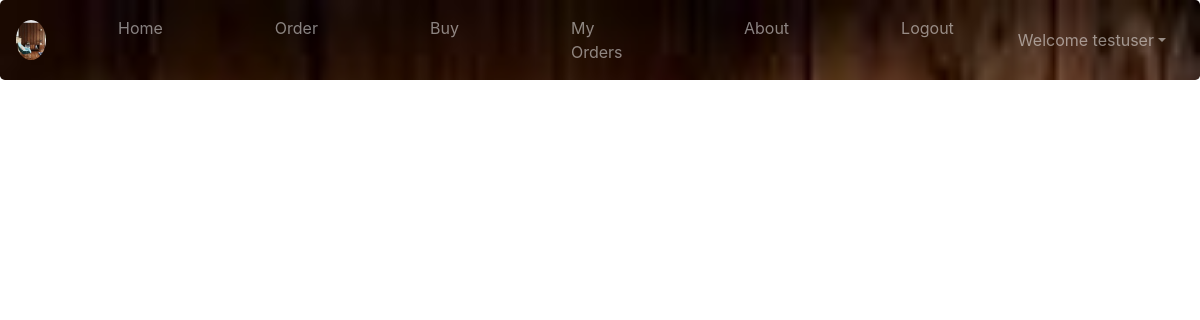
The page /ostat/ (signed in) on the database as committed earlier.
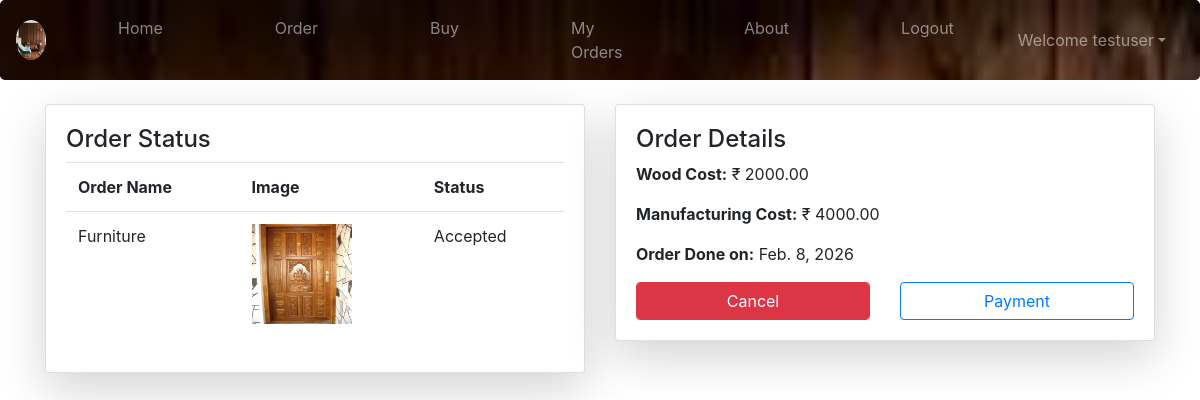
The same page on the database as committed later.
### HomeWoods/models.py (models this page shows, shortened)
class User(AbstractUser):
	c = [
		('0','Guest'),
		('1','Customer'),
		('2','Admin'),
	]
	role_type = models.CharField(max_length=5,choices=c,default='0')
	mob = models.CharField(max_length=10)
	has_order = models.BooleanField(default=False)

class Order(models.Model):
	state = models.CharField(max_length=30)
	address =  models.CharField(max_length=100,null=True,blank=True)
	provide_wood = models.CharField(max_length=25)
	wood_type = models.CharField(max_length=25,blank=True)
	furniture_name = models.CharField(max_length=35)
	dimensions = models.CharField(max_length=20)
	img1 = models.ImageField(null=True,blank=True,upload_to='')
	img2 = models.ImageField(null=True,blank=True,upload_to='')
	o_stat = models.CharField(max_length=10,blank=True,default='None')
	cd = models.ForeignKey(User,on_delete=models.CASCADE)
	wood_price = models.DecimalField(max_digits=10,decimal_places=2,blank=True,null=True)
	manfac_price = models.DecimalField(max_digits=10,decimal_places=2,blank=True,null=True)
	m_time = models.DateField(default=None, null=True, blank=True)

### HomeWoods/views.py (the view)
# urls.py: path('ostat/', views.orderstatus, name="ostat"),
def orderstatus(request):
	ad = Order.objects.filter(cd_id=request.user.id)
	return render(request,'html/orderstatus.html',{'a3':ad})

### templates/html/orderstatus.html (shortened to what this page needs)
{% extends 'html/base.html' %}
{% load static %}
{% block content %}
<div class="container mt-4">
    <div class="row">
        {% for j in a3 %}
        <div class="col-md-6">
            <div class="card shadow-lg mb-3">
                <div class="card-body">
                    <h4>Order Status</h4>
                    <table class="table">
                        <tr>
                            <th>Order Name</th>
                            <th>Image</th>
                            <th>Status</th>
                        </tr>
                        <tr>
                            <td>{{ j.furniture_name }}</td>
                            <td><img src="{{ j.img1.url }}" width="100px" height="100px"></td>
                            <td>{{ j.o_stat }}</td>
                        </tr>
                    </table>
                </div>
            </div>
        </div>
        {% if j.o_stat == "Accepted" %}
        <div class="col-md-6">
            <div class="card shadow-lg mb-3">
                <div class="card-body">
                    <h4>Order Details</h4>
                    <p><strong>Wood Cost:</strong> ₹ {{ j.wood_price }}</p>
                    <p><strong>Manufacturing Cost:</strong> ₹ {{ j.manfac_price }}</p>
                    <p><strong>Order Done on:</strong> {{ j.m_time }}</p>
                    <div class="row">
                        <div class="col">
                            <a href="{% url 'cancel' j.id %}" class="btn btn-danger form-control">Cancel</a>
                        </div>
                        <div class="col">
                            <a href="{% url 'opsu_payment' j.id %}" class="btn btn-outline-primary form-control">Payment</a>
                        </div>
                    </div>
                </div>
            </div>
        </div>
        {% endif %}
        {% endfor %}
    </div>
</div>
{% endblock %}

### templates/html/base.html (shortened to what this page needs)
{% load static %}
<!DOCTYPE html>
<html lang="en">
<head>
  <link rel="stylesheet" href="{% static 'css/bootstrap.min.css' %}">
</head>
<body class="bg-light.bg-gradient">
  {% include 'html/navbar.html' %}
  {% block content %}
  {% endblock %}
</body>
</html>

### templates/html/navbar.html (shortened to what this page needs)
{% load static %}
<nav class="navbar navbar-expand-md bg-dark navbar-dark rounded-lg">
  <a class="navbar-brand" href="#">
    <img src="{% static 'images/img1.jpg' %}" class="rounded-circle" style="width:30px">
  </a>
  <div class="collapse navbar-collapse justify-content-center" id="collapsibleNavbar">
    <ul class="navbar-nav  mx-auto">
      {% if not user.is_authenticated %}
      <li class="nav-item ms-5">
        <a class="nav-link {% if request.path == '/' %}active{% endif %}" href="/">Home</a>
      </li>
      <li class="nav-item mx-5">
        <a class="nav-link {% if request.path == '/reg/' %}active{% endif %}" href="{% url 'rg' %}">SignIn</a>
      </li>
      <li class="nav-item mx-5">
        <a class="nav-link {% if request.path == '/abt/' %}active{% endif %}" href="{% url 'ab' %}">About</a>
      </li>
      {% else %}
        <li class="nav-item mx-5">
          <a class="nav-link {% if request.path == '/' %}active{% endif %}" href="/">Home</a>
        </li>
        {% if request.user.role_type == '1' %}
        <li class="nav-item ms-6 mx-5">
          <a class="nav-link" href="{% url 'odr' %}">Order</a>
        </li>
        <li class="nav-item mx-5">
        <a class="nav-link" href="{% url 'cat' %}">Buy</a>
        </li>
        <li class="nav-item mx-5">
          <a class="nav-link" href="{% url 'ostat' %}">My Orders</a>
        </li>
      <li class="nav-item mx-5">
        <a class="nav-link {% if request.path == '/abt/' %}active{% endif %}" href="{% url 'ab' %}">About</a>
      </li>
      <li class="nav-item mx-5">
        <a class="nav-link" href="{% url 'lgot' %}">Logout</a>
        </li>
      {% endif %}
      {% endif %}
    </ul>
    <ul class="navbar-nav ml-auto" style="margin-right:10px;">
      {% if user.is_authenticated %}
      <div class="dropdown">
        <a class="nav-link dropdown-toggle" data-toggle="dropdown">Welcome {{request.user.username}}</a>
      </div>
      {% else %}
      <li class="nav-item mx-5">
        <a class="nav-link {% if request.path == '/lgi/' %}active{% endif %}" href="{% url 'log' %}">Login</a>
      </li>
      {% endif %}
    </ul>
  </div>
</nav>

Rows that differ between the two databases and show on the page:
added Order: furniture_name "Furniture", img1 (picture), o_stat "Accepted", wood_price "2000.00", manfac_price "4000.00", m_time "Feb. 8, 2026"
